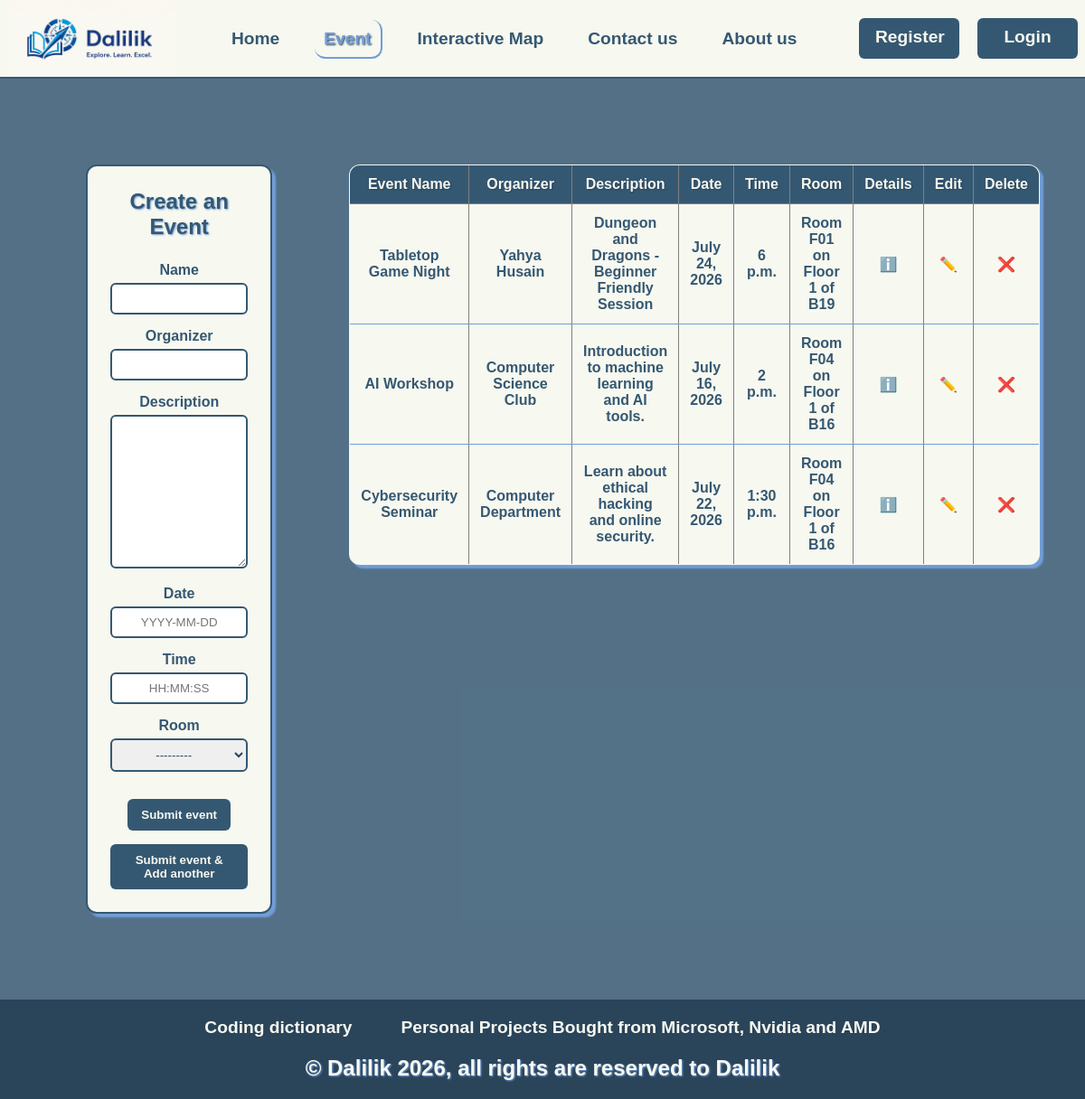
/Event.html, run on the app's committed database.
### pages2/models.py (models this page shows, shortened)
class Building(models.Model):
    name = models.CharField(max_length=100)
    map = models.ForeignKey(Map, on_delete=models.CASCADE, related_name='buildings')
    description = models.TextField()
    picture = models.ImageField(upload_to='buildings/', blank=True)

class Event(models.Model):
    name = models.CharField(max_length=100)
    organizer = models.CharField(max_length=100, default="")
    description = models.TextField()
    date = models.DateField()
    time = models.TimeField()
    room = models.ForeignKey(Room, on_delete=models.CASCADE, related_name='events')

class Room(models.Model):
    number = models.CharField(max_length=10)
    floor = models.ForeignKey(Floor, on_delete=models.CASCADE, related_name='rooms')
    description = models.TextField()
    picture = models.ImageField(upload_to='rooms/', blank=True)
    def __str__(self):
        return f"Room {self.number} on {self.floor}"

class Floor(models.Model):
    number = models.IntegerField()
    building = models.ForeignKey(Building, on_delete=models.CASCADE, related_name='floors')
    description = models.TextField()
    picture = models.ImageField(upload_to='floors/', blank=True)
    def __str__(self):
        return f"Floor {self.number} of {self.building.name}"

### pages2/views.py (the view)
# urls.py: path('Event.html', views.event, name='event'),
def event(request):
    event_form = EventForm()
    events = Event.objects.all()
    return render(request, 'Event/Event.html', {"active_page": "event", "events": events, "event_form": event_form})

### pages2/forms.py
class EventForm(forms.ModelForm):
    class Meta:
        model = Event
        fields = ['name', 'organizer', 'description', 'date', 'time', 'room']
        widgets = {
            "date": forms.DateInput(attrs={
                "placeholder": "YYYY-MM-DD",
            }),
            "time": forms.TimeInput(attrs={
                "placeholder": "HH:MM:SS",
            }),
        }
    def __init__(self, *args, **kwargs):
        super().__init__(*args, **kwargs)
        self.label_suffix = ""

### pages2/templates/Event/Event.html (shortened to what this page needs)
{% extends "base.html" %}
{% load static %}
{% block main-content%}
<section class="event-page">
    <div class="event-form">
        <h2>Create an Event</h2>
        <form method="post" action="{% url 'event_create' %}">
            {{ event_form.as_p }}
            <button type="submit" name="action" value="save">Submit event</button>
            <button type="submit" name="action" value="save_add">Submit event & Add another</button>
        </form>
    </div>
    <div class="event-table">
        {% if events %}
	        <table border="1" class="tableinformation">
		        <thead>
			        <tr>
				        <th>Event Name</th>
				        <th>Organizer</th>
				        <th>Description</th>
				        <th>Date</th>
                        <th>Time</th>
				        <th>Room</th>
                        <th>Details</th>
                        <th>Edit</th>
                        <th>Delete</th>
			        </tr>
		        </thead>
                <tbody>
                {% for event in events %}
                    <tr>
                        <td>{{ event.name }}</td>
                        <td>{{ event.organizer }}</td>
                        <td>{{ event.description }}</td>
                        <td>{{ event.date }}</td>
                        <td>{{ event.time }}</td>
                        <td>{{ event.room }}</td>
                        <td>
                            <a href="{% url 'event_detail' event.id %}" class="event-name">
                                ℹ️
                            </a>
                        </td>
                        <td>
                            <a href="{% url 'event_edit' event.id %}" class="event-name">
                                ✏️
                            </a>
                        </td>
                        <td>
                            <a href="{% url 'event_delete' event.id %}" class="event-name">
                                ❌
                            </a>
                        </td>
                    </tr>
                {% endfor %}
                </tbody>
            </table>
        {% else %}
            <p>No events found.</p>
        {% endif %}
    </div>
</section>
{% endblock%}

### pages2/templates/static/css/stylesheet.css (style rules this page uses)
* { margin:0px; text-align:center ; }
.tableinformation { width: 95%; margin: 45px auto; border-collapse: collapse; background-color: #F7F8F0; font-family: sans-serif; color: #355872; border-radius: 12px; overflow: hidden; box-shadow: 4px 4px 2px #729ed8; }
.tableinformation th { background-color: #355872; color: #F7F8F0; padding: 12px; text-align: center; font-weight: bold; text-shadow: 1px 1px 2px #2a445a; }
.tableinformation td { padding: 12px; text-align: center; border-bottom: 1px solid #729ed8; font-weight: bold; }
.event-page { display: grid; grid-template-columns: 1fr 2.5fr; gap: 40px; padding: 50px; background-color: rgb(53 88 114 / 85%); min-height: 700px; align-items: start; }
.event-form { margin: 45px; padding: 25px; background-color: #F7F8F0; border: 2px solid #355872; border-radius: 12px; box-shadow: 4px 4px 2px #729ed8; }
.event-form h2 { color: #355872; font-family: sans-serif; margin-bottom: 25px; text-shadow: 1px 1px 2px #729ed8; }
.event-form form p { margin-bottom: 15px; text-align: left; }
.event-form label { display: block; color: #355872; font-family: sans-serif; font-weight: bold; margin-bottom: 5px; }
.event-form input, .event-form textarea, .event-form select { width: 100%; padding: 8px; border: 2px solid #355872; border-radius: 6px; box-sizing: border-box; font-family: sans-serif; color: #2a445a; }
.event-form button { padding: 10px 15px; margin-top: 15px; background-color: #355872; color: #F7F8F0; border: none; border-radius: 6px; font-weight: bold; cursor: pointer; }
.event-name { text-decoration: none; }

### data on the page
Event: name "Tabletop Game Night", organizer "Yahya Husain", description "Dungeon and Dragons - Beginner Friendly Session", date "July 24, 2026", time "6 p.m.", room "Room F01 on Floor 1 of B19"
Event: name "AI Workshop", organizer "Computer Science Club", description "Introduction to machine learning and AI tools.", date "July 16, 2026", time "2 p.m.", room "Room F04 on Floor 1 of B16"
Event: name "Cybersecurity Seminar", organizer "Computer Department", description "Learn about ethical hacking and online security.", date "July 22, 2026", time "1:30 p.m.", room "Room F04 on Floor 1 of B16"
